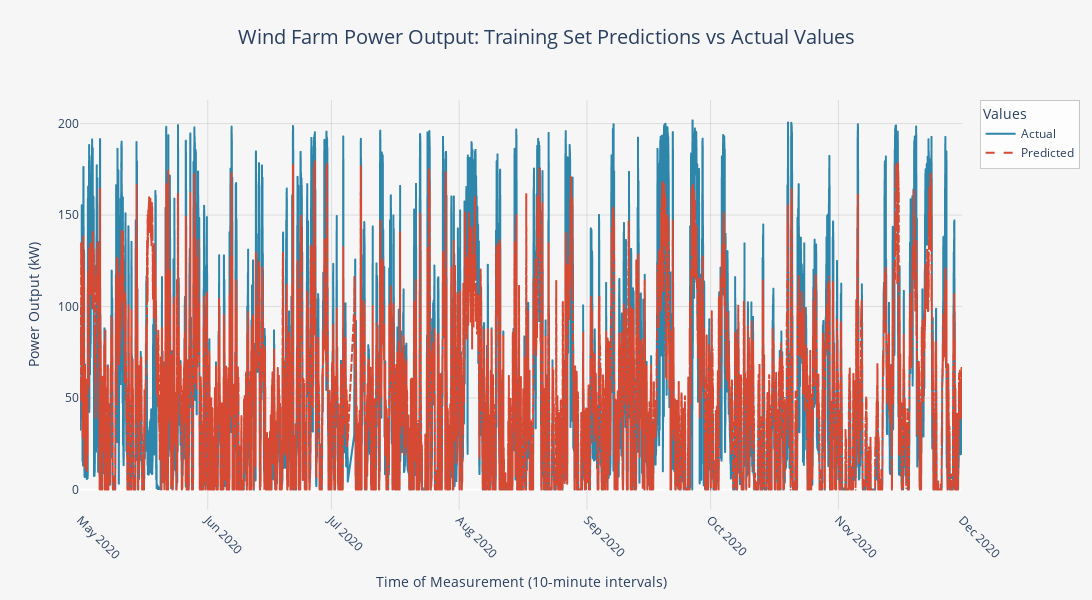
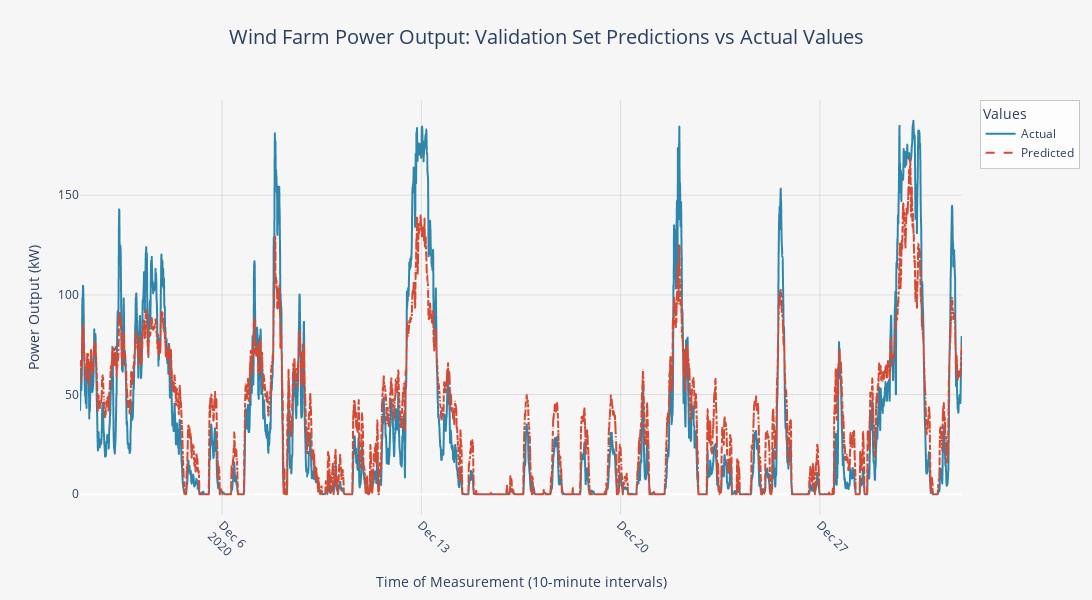

The notebook cell these images were saved under, in order:
### Markdown cell above
The feature 'Wdir' has a p value of 0.33, indicating that its influence on the target variable may not be statistically significant in the lin reg. Thus, remove it and evaluate again

### Code cell
# Plot training and validation predictions
plot_predictions(y_train, train_pred, 'Training Set Predictions vs Actual Values')
plot_predictions(y_val, val_pred, 'Validation Set Predictions vs Actual Values')

### Figure 1 — Plotly figure (JSON) as saved in the notebook; plotly's stock layout.template omitted (floating-point values rounded to 4 significant figures; data arrays with more than 128 entries replaced by an {"elided": "..."} marker saying what was removed)
{"data": [{"hovertemplate": "Type=Actual<br>Time=%{x}<br>Power Output (kW)=%{y}<extra></extra>", "legendgroup": "Actual", "line": {"color": "#2E86AB", "dash": "solid", "width": 2}, "marker": {"symbol": "circle"}, "mode": "lines", "name": "Actual", "showlegend": true, "type": "scattergl", "x": {"elided": "30540 str values"}, "xaxis": "x", "y": {"elided": "30540 float values"}, "yaxis": "y"}, {"hovertemplate": "Type=Predicted<br>Time=%{x}<br>Power Output (kW)=%{y}<extra></extra>", "legendgroup": "Predicted", "line": {"color": "#D64933", "dash": "dash", "width": 2}, "marker": {"symbol": "circle"}, "mode": "lines", "name": "Predicted", "showlegend": true, "type": "scattergl", "x": {"elided": "30540 str values"}, "xaxis": "x", "y": {"elided": "30540 float values"}, "yaxis": "y"}], "layout": {"height": 600, "hovermode": "x unified", "legend": {"bgcolor": "rgba(255,255,255,0.8)", "bordercolor": "rgba(0,0,0,0.2)", "borderwidth": 1, "title": {"text": "Values"}, "tracegroupgap": 0}, "paper_bgcolor": "#f6f6f6", "plot_bgcolor": "#f6f6f6", "title": {"font": {"size": 20}, "text": "Wind Farm Power Output: Training Set Predictions vs Actual Values", "x": 0.5, "xanchor": "center", "y": 0.95, "yanchor": "top"}, "width": 1800, "xaxis": {"anchor": "y", "domain": [0, 1], "gridcolor": "rgba(0,0,0,0.1)", "gridwidth": 1, "showgrid": true, "tickangle": 45, "title": {"font": {"size": 14}, "text": "Time of Measurement (10-minute intervals)"}}, "yaxis": {"anchor": "x", "domain": [0, 1], "gridcolor": "rgba(0,0,0,0.1)", "gridwidth": 1, "showgrid": true, "title": {"font": {"size": 14}, "text": "Power Output (kW)"}}}}

### Figure 2 — Plotly figure (JSON) as saved in the notebook; plotly's stock layout.template omitted (floating-point values rounded to 4 significant figures; data arrays with more than 128 entries replaced by an {"elided": "..."} marker saying what was removed)
{"data": [{"hovertemplate": "Type=Actual<br>Time=%{x}<br>Power Output (kW)=%{y}<extra></extra>", "legendgroup": "Actual", "line": {"color": "#2E86AB", "dash": "solid", "width": 2}, "marker": {"symbol": "circle"}, "mode": "lines", "name": "Actual", "showlegend": true, "type": "scattergl", "x": {"elided": "4458 str values"}, "xaxis": "x", "y": {"elided": "4458 float values"}, "yaxis": "y"}, {"hovertemplate": "Type=Predicted<br>Time=%{x}<br>Power Output (kW)=%{y}<extra></extra>", "legendgroup": "Predicted", "line": {"color": "#D64933", "dash": "dash", "width": 2}, "marker": {"symbol": "circle"}, "mode": "lines", "name": "Predicted", "showlegend": true, "type": "scattergl", "x": {"elided": "4458 str values"}, "xaxis": "x", "y": {"elided": "4458 float values"}, "yaxis": "y"}], "layout": {"height": 600, "hovermode": "x unified", "legend": {"bgcolor": "rgba(255,255,255,0.8)", "bordercolor": "rgba(0,0,0,0.2)", "borderwidth": 1, "title": {"text": "Values"}, "tracegroupgap": 0}, "paper_bgcolor": "#f6f6f6", "plot_bgcolor": "#f6f6f6", "title": {"font": {"size": 20}, "text": "Wind Farm Power Output: Validation Set Predictions vs Actual Values", "x": 0.5, "xanchor": "center", "y": 0.95, "yanchor": "top"}, "width": 1800, "xaxis": {"anchor": "y", "domain": [0, 1], "gridcolor": "rgba(0,0,0,0.1)", "gridwidth": 1, "showgrid": true, "tickangle": 45, "title": {"font": {"size": 14}, "text": "Time of Measurement (10-minute intervals)"}}, "yaxis": {"anchor": "x", "domain": [0, 1], "gridcolor": "rgba(0,0,0,0.1)", "gridwidth": 1, "showgrid": true, "title": {"font": {"size": 14}, "text": "Power Output (kW)"}}}}
